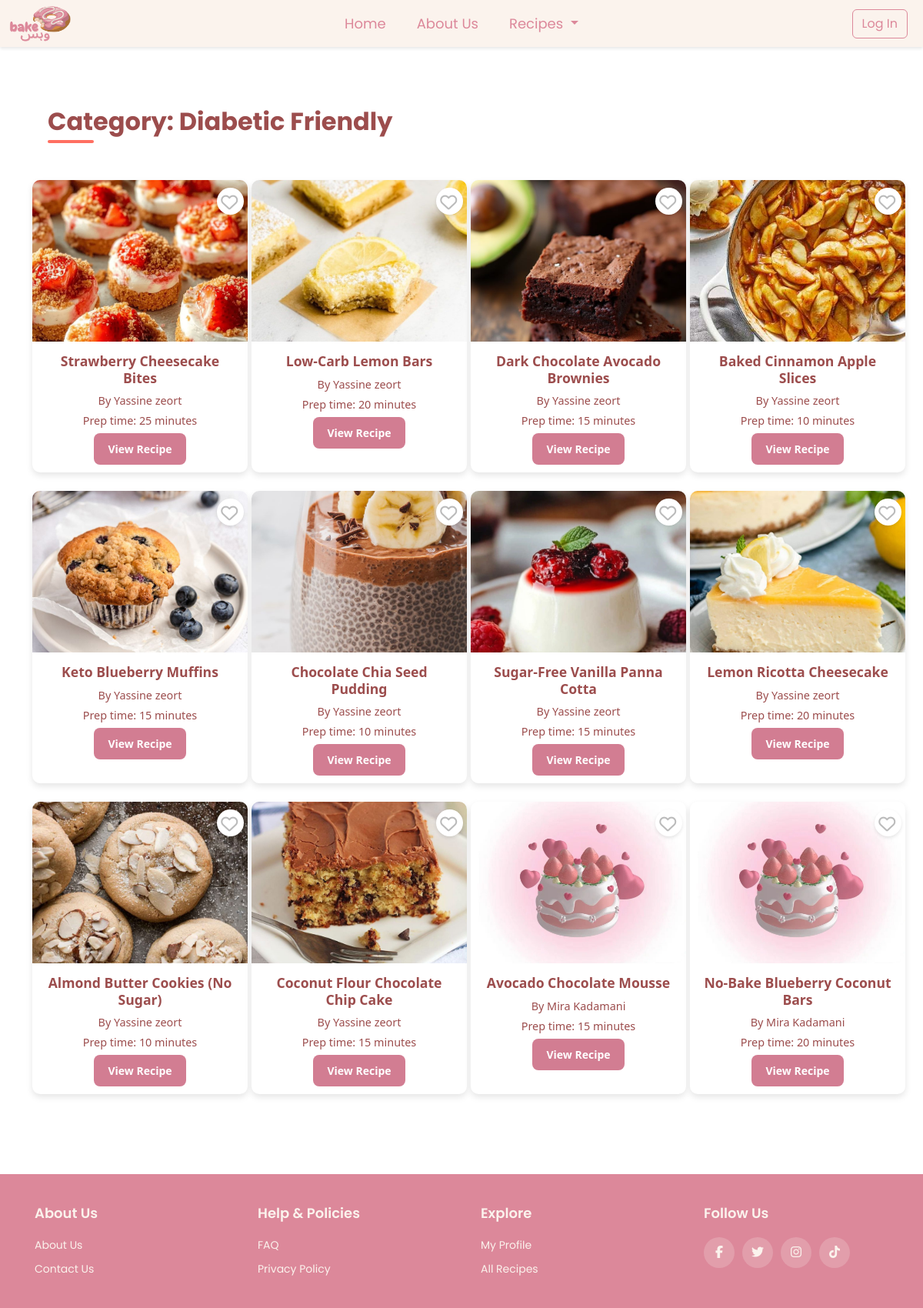
The app's page /recipes.php?category=diabetic-friendly with its own data.
### tables this page shows
CREATE TABLE `recipe` (
  `id` int(11) NOT NULL,
  `name` varchar(255) NOT NULL,
  `description` text DEFAULT NULL,
  `category` varchar(100) NOT NULL,
  `prep_time` int(11) DEFAULT NULL,
  `cook_time` int(11) DEFAULT NULL,
  `servings` int(11) DEFAULT NULL,
  `difficulty` enum('Easy','Medium','Hard') NOT NULL DEFAULT 'Easy',
  `image` varchar(255) DEFAULT NULL,
  `ingredients` text DEFAULT NULL,
  `steps` text DEFAULT NULL,
  `user` varchar(255) DEFAULT NULL,
  `created_at` timestamp NOT NULL DEFAULT current_timestamp(),
  `user_id` int(11) NOT NULL
);

### recipes.php (the view, shortened to what this page needs)
<?php
require_once 'config.php';
$isLoggedIn = isset($_SESSION['user_id']);
$query = "SELECT * FROM recipe";
$params = [];
if (isset($_GET['search'])) {
    $query .= " WHERE name LIKE :search";
    $params[':search'] = '%' . $_GET['search'] . '%';
} elseif (isset($_GET['category'])) {
    $query .= " WHERE category LIKE :category";
    $params[':category'] = '%' . $_GET['category'] . '%';
}
$stmt = $con->prepare($query);
$stmt->execute($params);
$recipes = $stmt->fetchAll(PDO::FETCH_ASSOC);
?>
<!DOCTYPE html>
<html lang="en">
<head>
    <link rel="stylesheet" href="https://cdnjs.cloudflare.com/ajax/libs/font-awesome/6.4.2/css/all.min.css">
    <link href="https://cdn.jsdelivr.net/npm/bootstrap@5.3.2/dist/css/bootstrap.min.css" rel="stylesheet">
</head>
<body>
<nav class="navbar custom-navbar sticky-top">
    <div class="container-fluid">
        <a class="navbar-brand" href="index.php">
            <img src="images/final.png" alt="Website Logo" width="80" height="50" class="d-inline-block align-text-top">
        </a>
        <ul class="navbar-nav d-flex flex-row">
            <li class="nav-item me-3">
                <a class="nav-link" href="index.php">Home</a>
            </li>
            <li class="nav-item me-3">
                <a class="nav-link" href="about us.html">About Us</a>
            </li>
            <li class="nav-item dropdown me-3">
                <a class="nav-link dropdown-toggle" href="#" role="button" data-bs-toggle="dropdown" aria-expanded="false">
                    Recipes
                </a>
            </li>
        </ul>
        <div class="d-flex">
            <?php if (!$isLoggedIn): ?>
                <button class="btn btn-outline-danger me-2" onclick="window.location.href='login.php'">Log In</button>
            <?php endif; ?>
        </div>
    </div>
</nav>
<div class="container mt-5">
    <h2 class="category-title text-center mb-5">
        <?php
        if (isset($_GET['search'])) {
            echo "Search Results for: " . htmlspecialchars($_GET['search']);
        } elseif (isset($_GET['category'])) {
            echo "Category: " . htmlspecialchars(ucwords(str_replace('-', ' ', $_GET['category'])));
        } else {
            echo "All Recipes";
        }
        ?>
    </h2>
    <?php if (count($recipes) > 0): ?>
        <div class="row">
            <?php foreach ($recipes as $recipe): ?>
                <div class="col-lg-3 col-md-4 col-sm-6 mb-4">
                    <div class="recipe-card">
                        <div class="favorite-container">
                            <span class="favorite-icon"><i class="fa-regular fa-heart"></i></span>
                        </div>
                        <img src="images/<?= htmlspecialchars($recipe['image']) ?>" alt="<?= htmlspecialchars($recipe['name']) ?>">
                        <div class="card-body">
                            <h5><?= htmlspecialchars($recipe['name']) ?></h5>
                            <p>By <?= htmlspecialchars($recipe['user']) ?></p>
                            <p>Prep time: <?= htmlspecialchars($recipe['prep_time']) ?> minutes</p>
                            <a href="#" class="btn-pink">View Recipe</a>
                        </div>
                    </div>
                </div>
            <?php endforeach; ?>
        </div>
    <?php else: ?>
        <div class="alert alert-warning text-center">
            No recipes found.
        </div>
    <?php endif; ?>
</div>
<footer class="footer">
    <div class="container">
        <div class="row">
            <div class="footer-col">
                <h4>About Us</h4>
                <ul>
                    <li><a href="about us.html">About us</a></li>
                    <li><a href="contactUs.php">Contact us</a></li>
                </ul>
            </div>
            <div class="footer-col">
                <h4>Help & Policies</h4>
                <ul>
                    <li><a href="faqpage.html">FAQ</a></li>
                    <li><a href="privacy.html">Privacy Policy</a></li>
                </ul>
            </div>
            <div class="footer-col">
                <h4>Explore</h4>
                <ul>
                    <li><a href="profile page.php">My Profile</a></li>
                    <li><a href="recipes.php">All Recipes</a></li>
                </ul>
            </div>
            <div class="footer-col">
                <h4>Follow Us</h4>
                <div class="social-links">
                    <a href="#"><i class="fab fa-facebook-f"></i></a>
                    <a href="#"><i class="fab fa-twitter"></i></a>
                    <a href="#"><i class="fab fa-instagram"></i></a>
                    <a href="#"><i class="fab fa-tiktok"></i></a>
                </div>
            </div>
        </div>
    </div>
</footer>
</body>
</html>

### recipes.php (style rules this page uses)
.custom-navbar { font-family: 'Poppins', sans-serif; font-size: 20px; background-color: #fbf3ed !important; box-shadow: 0 2px 4px rgba(0, 0, 0, 0.1); z-index: 1000; padding: 0; }
.custom-navbar.sticky-top { position: sticky; top: 0; }
.custom-navbar .navbar-nav .nav-link { color: #dc889a !important; font-size: 18px; padding: 8px 12px; transition: color 0.3s ease; }
.custom-navbar .navbar-brand { color: #dc889a !important; font-size: 18px; margin-left: 0; }
.btn-outline-danger { border-color: #dc889a; color: #dc889a; transition: all 0.3s ease; }
.category-title { font-size: 2rem; font-weight: bold; margin: 30px 0 15px 20px; color: #9c4d4d; position: relative; display: inline-block; font-family: 'Poppins', sans-serif; }
.btn-pink { background-color: #D27D92; border: none; padding: 10px 18px; font-weight: bold; color: white; border-radius: 8px; transition: background-color 0.3s ease-in-out, transform 0.2s ease-in-out; font-size: 14px; display: inline-block; text-align: center; text-decoration: none; }
.category-title::after { content: ""; display: block; width: 60px; height: 4px; background: #FF6F61; margin-top: 5px; border-radius: 2px; }
.recipe-card { position: relative; flex: 0 0 auto; width: 280px; height: 380px; background: #fff; border-radius: 10px; overflow: hidden; box-shadow: 0px 4px 8px rgba(0, 0, 0, 0.1); margin-right: 15px; transform: scale(1); transition: transform 0.3s ease-in-out, box-shadow 0.3s ease-in-out; }
.recipe-card img { width: 100%; height: 210px; object-fit: cover; transition: transform 0.3s ease-in-out; }
.recipe-card .card-body { padding: 15px; text-align: center; position: relative; }
.favorite-container { position: absolute; top: 10px; right: 5px; width: 35px; height: 35px; background: white; border-radius: 50%; display: flex; align-items: center; justify-content: center; box-shadow: 0px 2px 4px rgba(0, 0, 0, 0.1); cursor: pointer; transition: background-color 0.3s ease-in-out; z-index: 10; pointer-events: auto; }
.favorite-icon { font-size: 18px; color: #bbb; transition: color 0.3s ease-in-out, transform 0.2s ease-in-out; display: flex; align-items: center; justify-content: center; width: 50%; height: 50%; }
.recipe-card h5 { font-size: 1.1rem; font-weight: bold; color: #9c4d4d; }
.recipe-card p { font-size: 0.9rem; color: #9c4d4d;; margin-bottom: 5px; }
.favorite-icon { position: absolute; top: 10px; right: 10px; font-size: 22px; color: #bbb; cursor: pointer; transition: color 0.3s ease-in-out; }
.footer { background-color: #dc889a; padding: 40px 0; font-family: 'Poppins', sans-serif; margin-top: 80px; color: #fbf3ed; }
.footer .container { background-color: #dc889a; max-width: 1170px; margin: auto; padding: 0 15px; box-shadow: none; border: none; }
.footer .row { display: flex; flex-wrap: wrap; justify-content: space-between; gap: 20px; margin: 0; padding: 0; }
.footer-col { flex: 1; min-width: 200px; padding: 0 15px; }
.footer-col h4 { font-size: 18px; color: #fbf3ed; text-transform: capitalize; margin-bottom: 20px; font-weight: 600; position: relative; }
.footer-col h4::before { content: ''; position: absolute; left: 0; bottom: -10px; background-color: #dc889a; height: 2px; box-sizing: border-box; width: 50px; }
.footer-col ul { list-style: none; padding-left: 0; margin: 0; }
.footer-col ul li:not(:last-child) { margin-bottom: 10px; }
.footer-col ul li a { font-size: 14px; text-transform: capitalize; color: #fbf3ed; text-decoration: none; font-weight: 400; display: block; transition: all 0.3s ease; }
.footer-col .social-links { display: flex; gap: 10px; }
.footer-col .social-links a { display: inline-block; height: 40px; width: 40px; background-color: rgba(251, 243, 237, 0.2); text-align: center; line-height: 40px; border-radius: 50%; color: #fbf3ed; transition: all 0.5s ease; }

### records on screen
recipe: image+name (picture), name "Strawberry Cheesecake Bites", user "Yassine zeort", prep_time "25"
recipe: image+name (picture), name "Low-Carb Lemon Bars", user "Yassine zeort", prep_time "20"
recipe: image+name (picture), name "Dark Chocolate Avocado Brownies", user "Yassine zeort", prep_time "15"
recipe: image+name (picture), name "Baked Cinnamon Apple Slices", user "Yassine zeort", prep_time "10"
recipe: image+name (picture), name "Keto Blueberry Muffins", user "Yassine zeort", prep_time "15"
recipe: image+name (picture), name "Chocolate Chia Seed Pudding", user "Yassine zeort", prep_time "10"
recipe: image+name (picture), name "Sugar-Free Vanilla Panna Cotta", user "Yassine zeort", prep_time "15"
recipe: image+name (picture), name "Lemon Ricotta Cheesecake", user "Yassine zeort", prep_time "20"
recipe: image+name (picture), name "Almond Butter Cookies (No Sugar)", user "Yassine zeort", prep_time "10"
recipe: image+name (picture), name "Coconut Flour Chocolate Chip Cake", user "Yassine zeort", prep_time "15"
recipe: image (placeholder picture), name "Avocado Chocolate Mousse", user "Mira Kadamani", prep_time "15"
recipe: image (placeholder picture), name "No-Bake Blueberry Coconut Bars", user "Mira Kadamani", prep_time "20"

### other values on screen
str_replace('-', ' ', $_GET['category']) "Diabetic Friendly"
